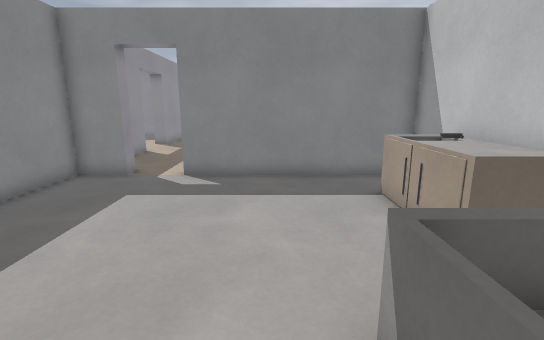
[1] (above)

18 first-person views from a walk through a level from a Godot 3-D game. The camera is 1.3 m above the floor, tilts 12° down and sees 85° across. The floor is counted in squares, 0.5 m on a side. Each view is taken from the middle of a square. On the plan, view 1 faces up. The plan holds only what a view shows up to about 19 squares ahead; the rest is blank. The place goes on beyond the plan. Surface patterns are stand-ins for the level's own textures.

[2]
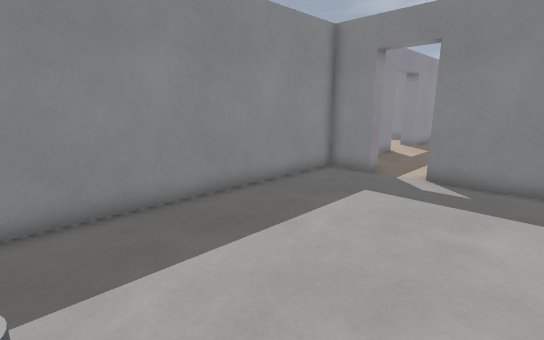

[3]
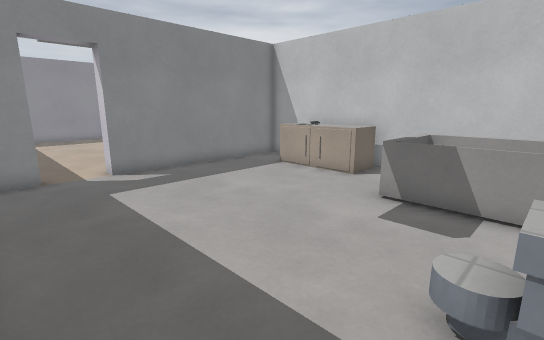

[4]
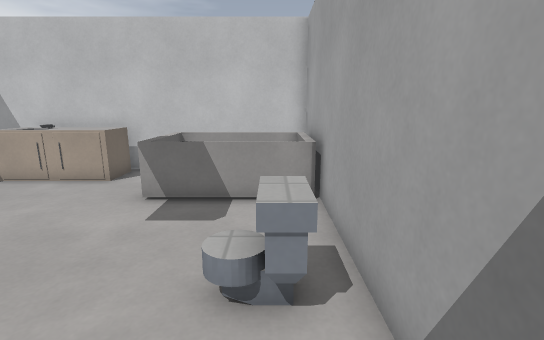

[5]
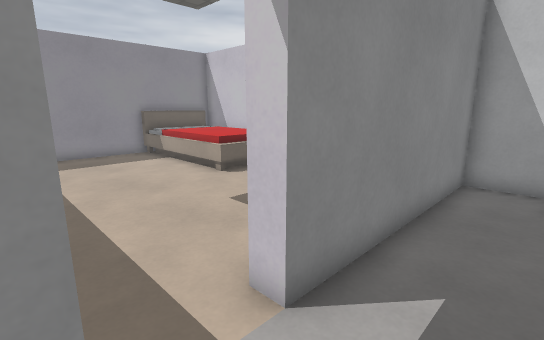

[6]
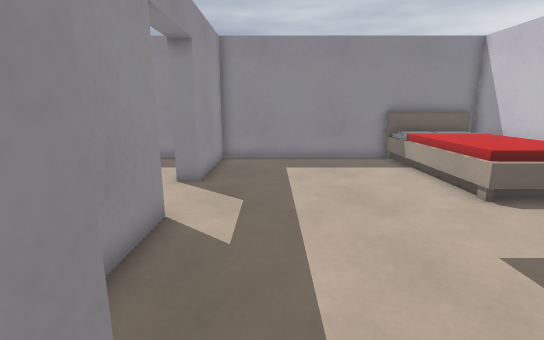

[7]
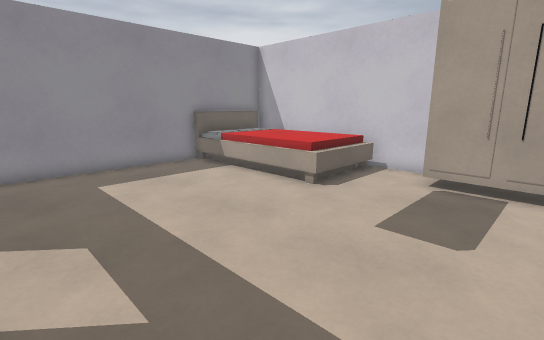

[8]
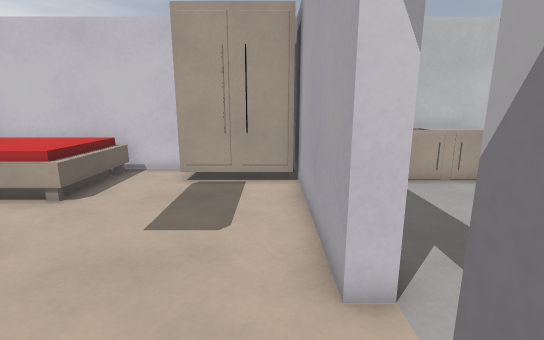

[9]
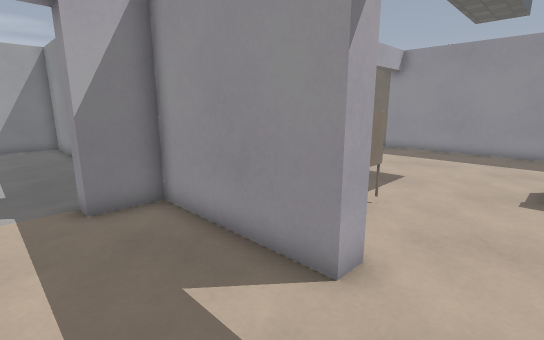

[10]
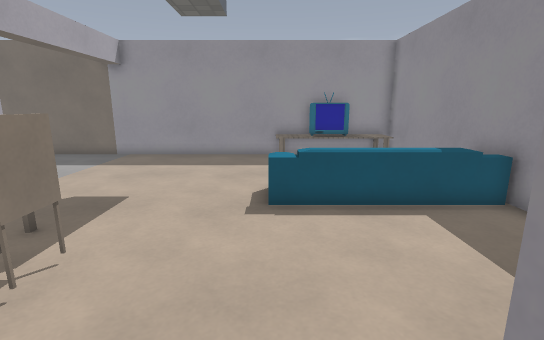

[11]
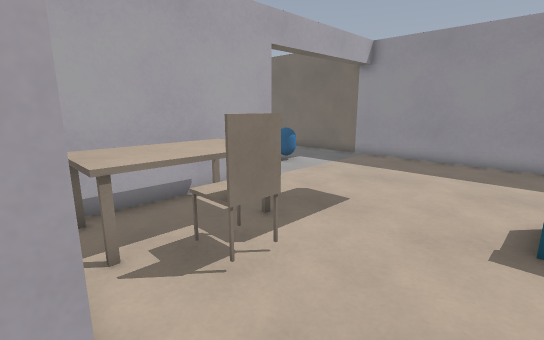

[12]
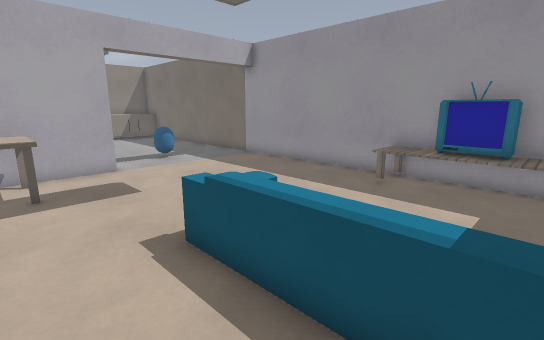

[13]
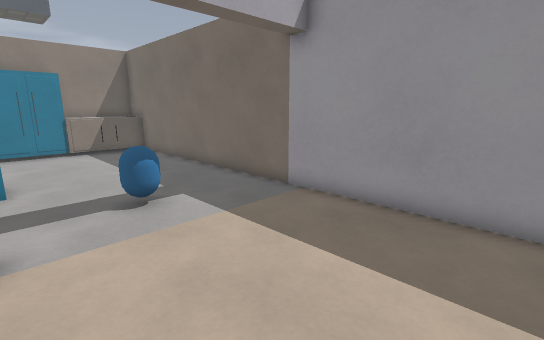

[14]
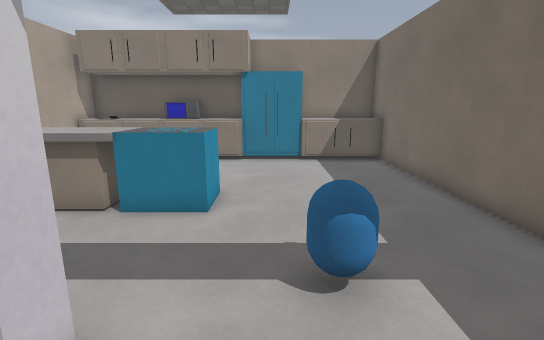

[15]
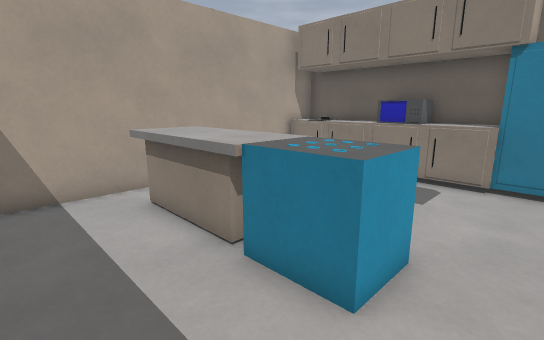

[16]
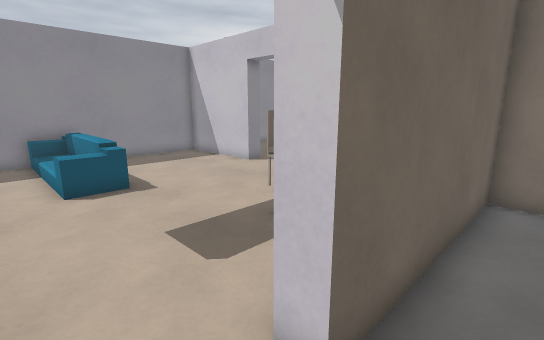

[17]
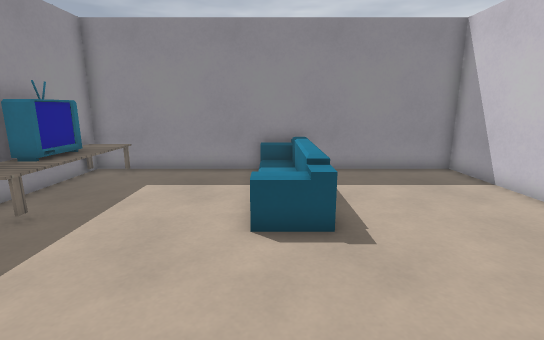

[18]
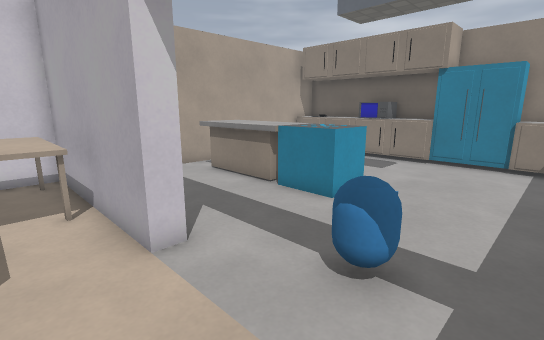

### Floor plan
Key: @ floor where view 1 was taken; # wall or solid block; . main floor; : floor 0.25 m higher than the main floor; + floor 0.5 m higher than the main floor; * floor 0.75 m higher than the main floor; = window, fence, low wall or low ledge; ^ raised ledge; v drop or lower ground; T table.
Columns run from 24 left of view 1 to 6 right of it. Each row starts with its distance up from view 1.
 27 ####    ###             ######
 26 #TT #### v ############# ^^^^^
 25 #TT.....:*......#........^^^^^
 24 #TT.....:*......#........^^^^^#
 23 #TT.....:*......#........^^^^^#
 22 #TT.....:*......#........^^^^^#
 21 #TT.....:*...............^^^^^#
 20 #TT.....+*...............^^^^^#
 19 # .......................^^^^^#
 18  #........................... #
 17  #...........=..#............#
 16  #..........^^..#..........#
 15  #.........^^^^.#..........#
 14  #.........^^^^^#..........#
 13  #.........^^^^^#..........#
 12  #......###########..########
 11  #...=..###########..#########
 10  #..==..........#............#
  9  #...=..........#...........^##
  8  #..............#..........^^^#
  7  #......^^^^^^^.#..........^^^#
  6  #......^^^^^^^.#..........^^^#
  5  #......^^^^^^^ #..........^^^#
  4  #.......       #............##
  3  #........      #........=...#
  2  #........      #........=+ +#
  1  #.........     #........=  +#
  0 # .........     #.......@=  +#
 -1 #^^^^###^^##^^^=#...==...=  +#
 -2 #^^^^#  ^^##^^^###############
 -3 ######  ########

Positions as (right, up) in squares from view 1, and headings:
1: (0, 0), facing up
2: (0, 0), facing up-left
3: (-7, -1), facing up-right
4: (-7, -1), facing right
5: (-6, 9), facing up-right
6: (-5, 11), facing up
7: (-7, 13), facing up-right
8: (-7, 13), facing right
9: (-4, 20), facing down-left
10: (-7, 20), facing left
11: (-8, 20), facing down-left
12: (-12, 25), facing down-left
13: (-16, 18), facing down-left
14: (-18, 14), facing down
15: (-18, 10), facing down-right
16: (-18, 10), facing up-right
17: (-16, 14), facing up
18: (-21, 14), facing down-right
